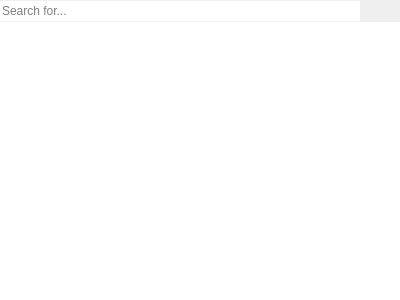
<?xml version="1.0" encoding="UTF-8"?>
<ui version="4.0">
 <class>search</class>
 <widget class="QWidget" name="search">
  <property name="geometry">
   <rect>
    <x>0</x>
    <y>0</y>
    <width>400</width>
    <height>300</height>
   </rect>
  </property>
  <property name="windowTitle">
   <string>Form</string>
  </property>
  <layout class="QVBoxLayout" name="verticalLayout">
   <property name="spacing">
    <number>0</number>
   </property>
   <property name="leftMargin">
    <number>0</number>
   </property>
   <property name="topMargin">
    <number>0</number>
   </property>
   <property name="rightMargin">
    <number>0</number>
   </property>
   <property name="bottomMargin">
    <number>0</number>
   </property>
   <item>
    <layout class="QHBoxLayout" name="horizontalLayout">
     <property name="spacing">
      <number>0</number>
     </property>
     <item>
      <widget class="QLineEdit" name="text">
       <property name="inputMask">
        <string/>
       </property>
       <property name="frame">
        <bool>false</bool>
       </property>
       <property name="placeholderText">
        <string>Search for...</string>
       </property>
       <property name="clearButtonEnabled">
        <bool>true</bool>
       </property>
      </widget>
     </item>
     <item>
      <widget class="QPushButton" name="btnOptions">
       <property name="text">
        <string/>
       </property>
       <property name="icon">
        <iconset theme="edit-find">
         <normaloff/>
        </iconset>
       </property>
       <property name="checkable">
        <bool>true</bool>
       </property>
       <property name="flat">
        <bool>true</bool>
       </property>
      </widget>
     </item>
    </layout>
   </item>
   <item>
    <widget class="QListWidget" name="result">
     <property name="frameShape">
      <enum>QFrame::NoFrame</enum>
     </property>
    </widget>
   </item>
  </layout>
 </widget>
 <resources/>
 <connections/>
</ui>
